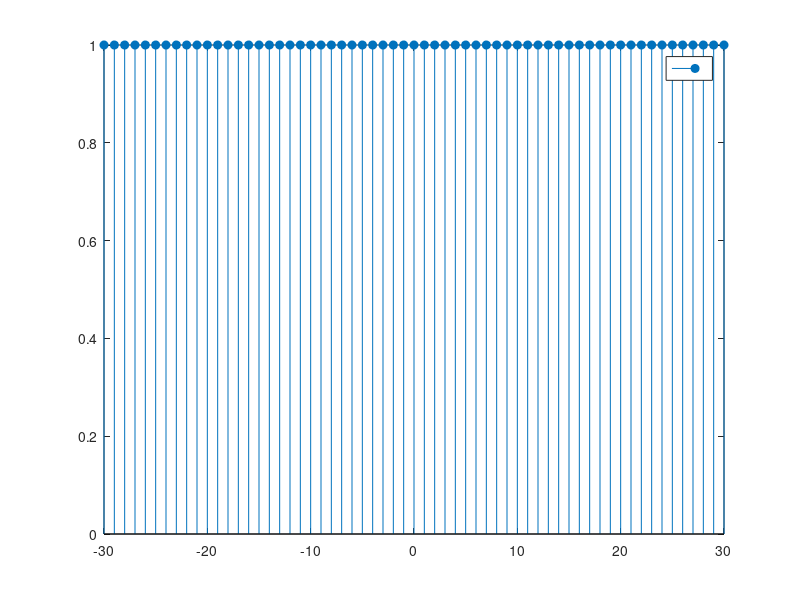
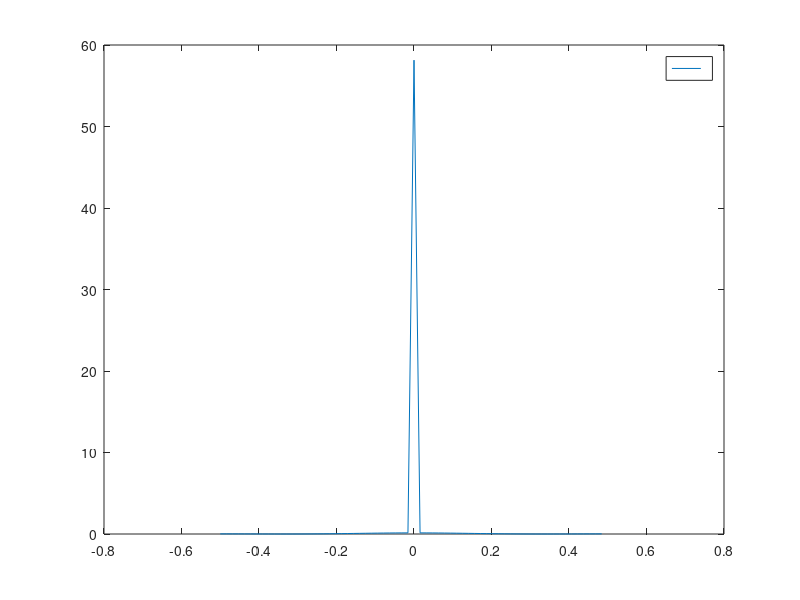

Recreate these plots in MATLAB, in order.
clear; clc; close all;

x = (-30:30)';
y = zeros(length(x),1);

ind = logical(abs(x)<=30);
y(ind) = 1;



figure();
grid on; grid minor; box on;
stem(x,y,'filled')
xlabel('');
ylabel('');
title('');
legend('','');


n = pow2(nextpow2(length(y)));
Y = fft(y,n);
Y = fftshift(Y);
% n = length(Y);
YY = abs(Y).^2/n;

f = (-n/2:n/2-1)./n;

figure();
grid on; grid minor; box on;
plot(f,YY)
xlabel('');
ylabel('');
title('');
legend('','');